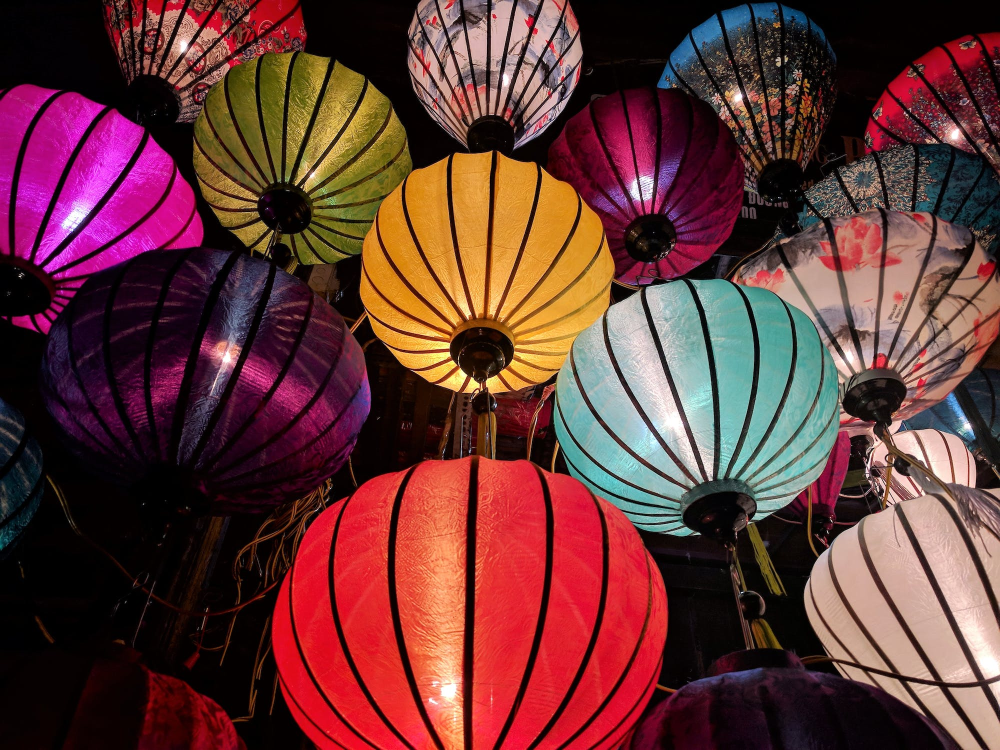
#> input picture open CV/pexel.jpeg, 2000 x 1500 px (shown at 1/2 size)
$ python 'imwrite(image save).py'
#> lines starting #> are read from the running program, lines starting #| are printed output that depends on the picture
# -*- coding: utf-8 -*-
"""
Created on Fri Feb 10 11:07:42 2023

@author: 91974
"""

import cv2

#black and white (grey scale)

img=cv2.imread("pexel.jpeg",1)
#> img is the input picture: shape (1500, 2000, 3); mean B, G, R 54.5, 55.5, 102
img_resized=cv2.resize(img,(500,500),
                       interpolation=cv2.INTER_NEAREST)
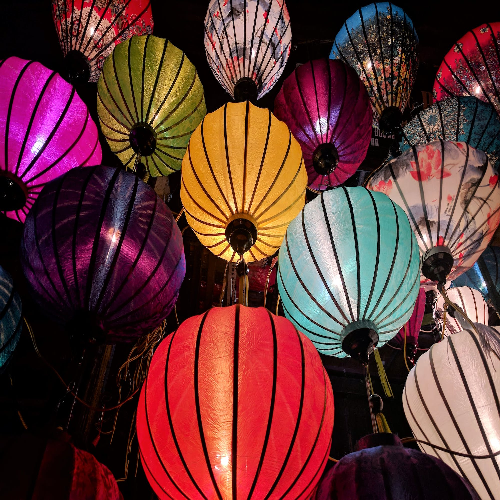
#> img_resized: shape (500, 500, 3); mean B, G, R 54.5, 55.4, 101.9


#save image
status=cv2.imwrite("lights.jpeg",img_resized)
cv2.imshow("data",img_resized)

cv2.waitKey(0)
cv2.destroyAllWindows()

$ run again, with open CV/form.jpeg copied over open CV/pexel.jpeg
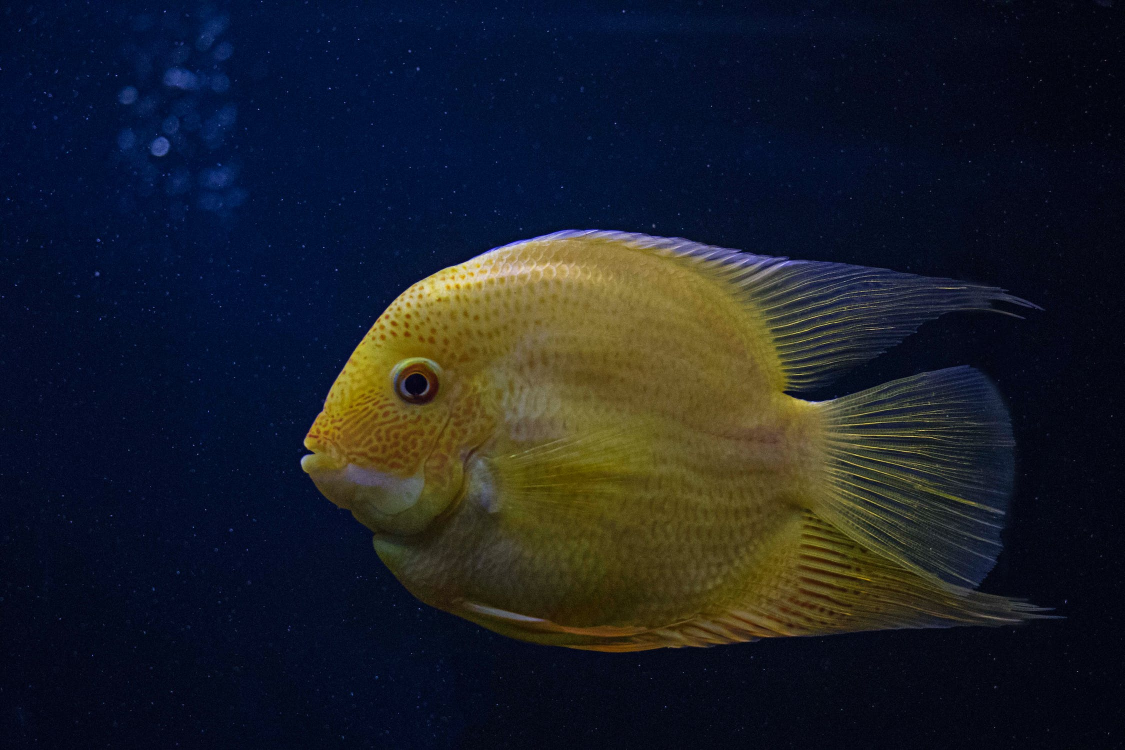
#> input picture open CV/form.jpeg, 2250 x 1500 px (shown at 1/2 size)
#> img is the input picture: shape (1500, 2250, 3); mean B, G, R 39.9, 31.2, 27.4
#> `img_resized=cv2.resize(img,(500,500), interpolation=cv2.INTER_NEAREST)`:
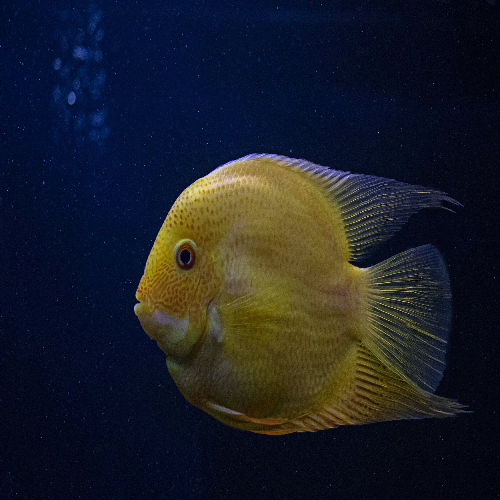
#> img_resized: shape (500, 500, 3); mean B, G, R 39.9, 31.2, 27.4

$ run again, with open CV/women.jpeg copied over open CV/pexel.jpeg
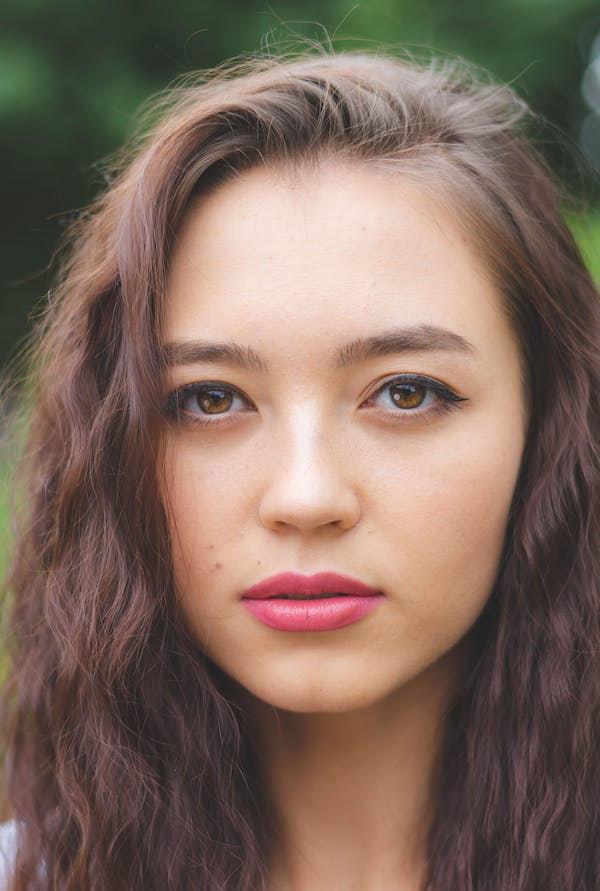
#> input picture open CV/women.jpeg, 600 x 891 px
#> img is the input picture: shape (891, 600, 3); mean B, G, R 93.5, 105.7, 127.7
#> `img_resized=cv2.resize(img,(500,500), interpolation=cv2.INTER_NEAREST)`:
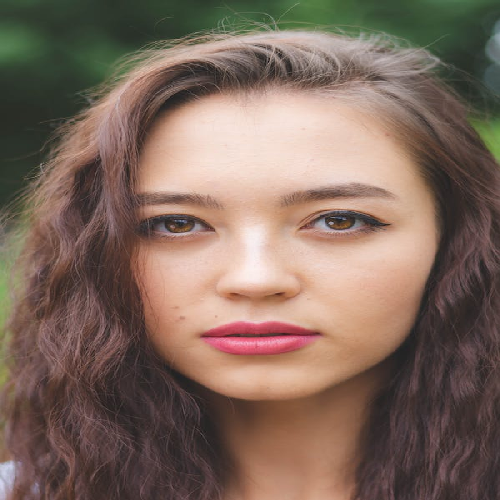
#> img_resized: shape (500, 500, 3); mean B, G, R 93.5, 105.7, 127.6

$ run again, with open CV/photo.jpg copied over open CV/pexel.jpeg
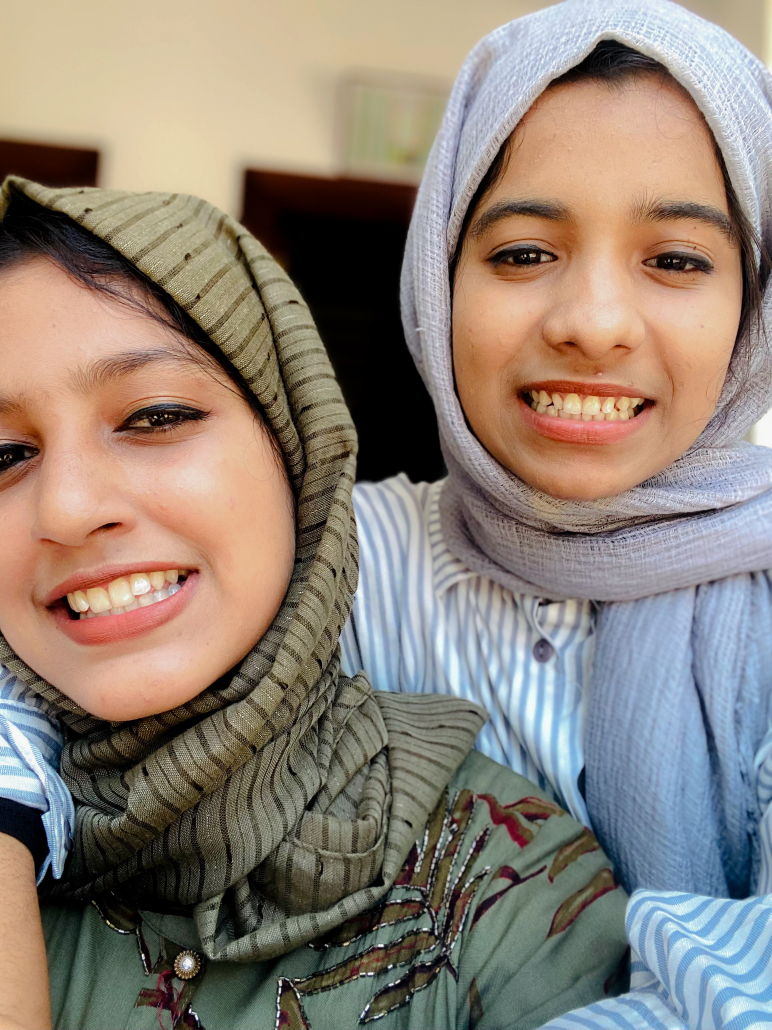
#> input picture open CV/photo.jpg, 2316 x 3088 px (shown at 1/3 size)
#> img is the input picture: shape (3088, 2316, 3); mean B, G, R 118.4, 129.5, 141.6
#> `img_resized=cv2.resize(img,(500,500), interpolation=cv2.INTER_NEAREST)`:
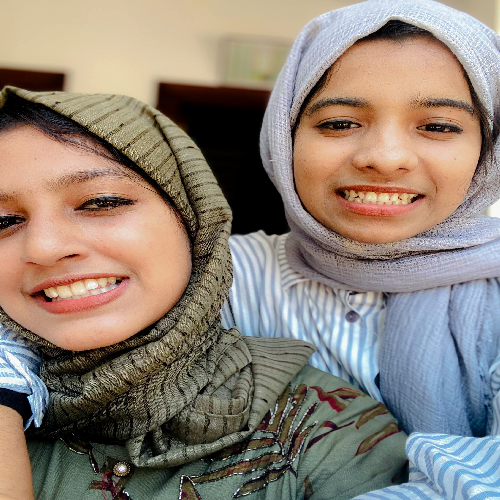
#> img_resized: shape (500, 500, 3); mean B, G, R 118.3, 129.4, 141.6
